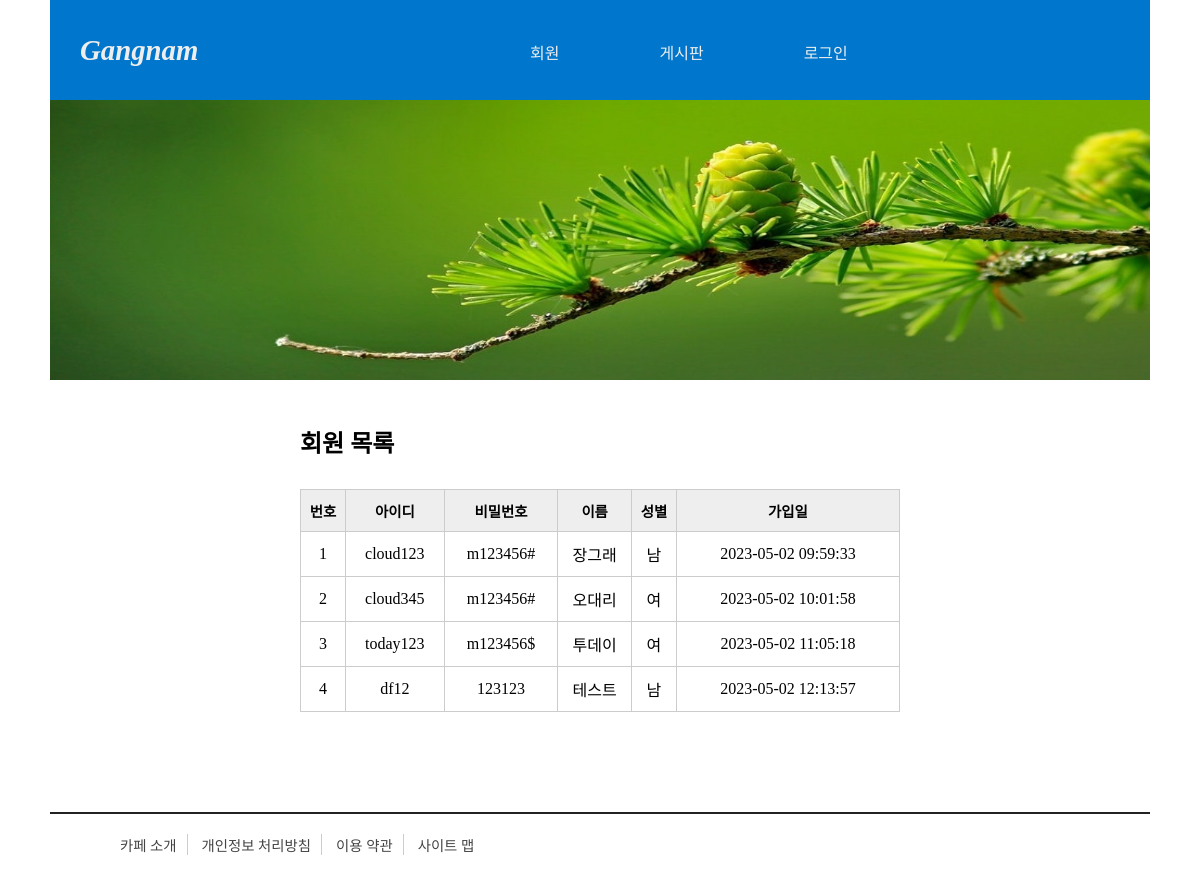
Before: /memberlist with the older database file.
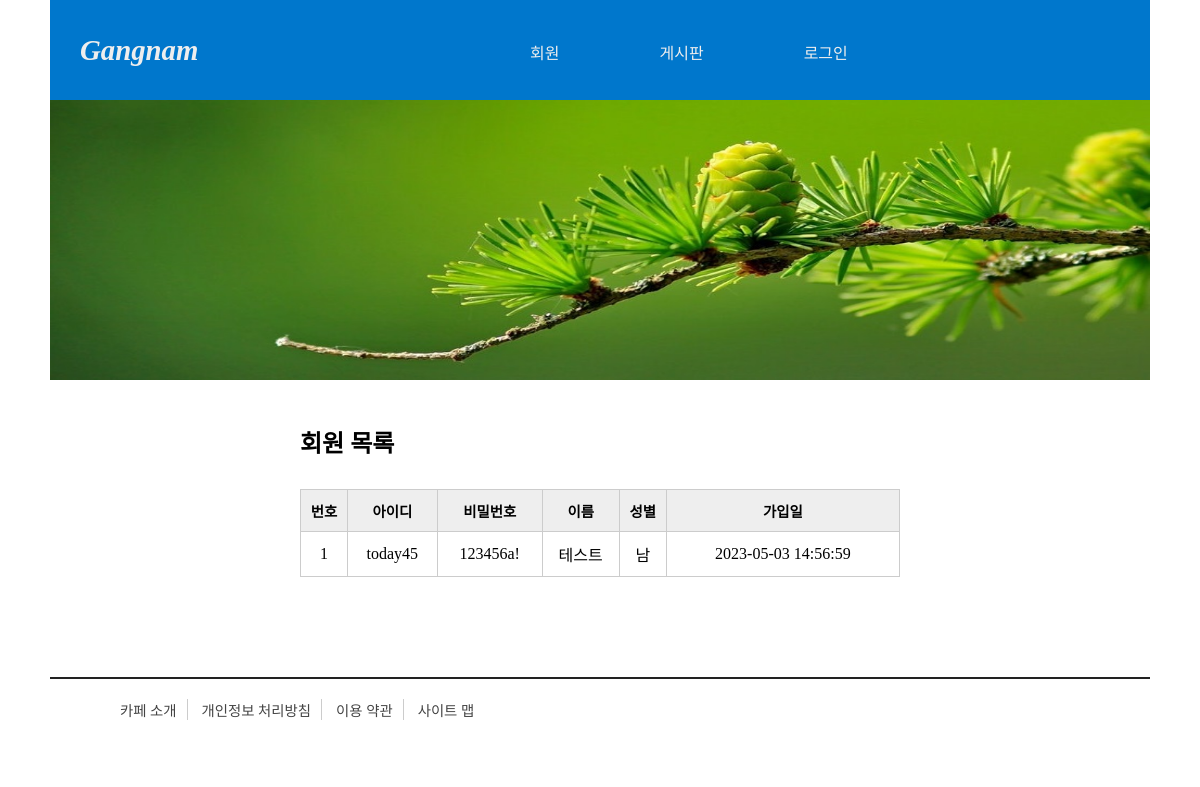
After: the same page with the newer database file.
### tables this page shows
CREATE TABLE member(
	memberid	TEXT PRIMARY KEY,
	passwd TEXT NOT NULL,
	name TEXT NOT NULL,
	gender TEXT,
	regdate DATETIME DEFAULT (datetime('now','localtime'))
);

### pyworks/member/start_app.py (the view)
@app.route('/memberlist', methods = ['GET'])
def memberlist():
    conn = getconn()
    cursor = conn.cursor()
    sql = "SELECT * FROM member"
    cursor.execute(sql)  # 검색 수행
    rs = cursor.fetchall()
    conn.close()
    return render_template('memberlist.html', rs=rs)

### pyworks/member/start_app.py (called while the page is built)
def getconn():
    conn = sqlite3.connect("c:/green_project/sqlworks/pydb/memberdb.db")
    return conn

### pyworks/member/templates/memberlist.html (shortened to what this page needs)
<!DOCTYPE html>
<html lang="ko">
<head>
    <link rel="stylesheet"
          href="{{ url_for('static', filename='css/style.css') }}">
</head>
<body>
    <div id="container">
        {% include 'header.html' %}
        <div id="main-pic">
            <img src="{{ url_for('static', filename='images/header1.jpg') }}">
        </div>
        <section id="memberlist">
            <h2>회원 목록</h2>
            <table>
                <thead>
                    <tr>
                        <th>번호</th>
                        <th>아이디</th>
                        <th>비밀번호</th>
                        <th>이름</th>
                        <th>성별</th>
                        <th>가입일</th>
                    </tr>
                </thead>
                <tbody>
                    {% for i in rs %}
                    <tr>
                        <td>{{ loop.index }}</td>
                        <td>{{ i[0] }}</td>
                        <td>{{ i[1] }}</td>
                        <td>{{ i[2] }}</td>
                        <td>{{ i[3] }}</td>
                        <td>{{ i[4] }}</td>
                    </tr>
                    {% endfor %}
                </tbody>
            </table>
        </section>
        {% include 'footer.html' %}
    </div>
</body>
</html>

### pyworks/member/templates/header.html (shortened to what this page needs)
<header>
    <div id="logo">
        <a href="{{ url_for('index') }}"><h1>Gangnam</h1></a>
    </div>
    <nav>
        <ul id="topMenu">
            {% if session['userid'] %}
            <li><a href="">회원</a>
                <ul>
                    <li><a href="{{ url_for('register') }}">회원 가입</a></li>
                    <li><a href="{{ url_for('memberlist') }}">회원 목록</a></li>
                </ul>
            </li>
            <li><a href="">게시판</a>
                <ul>
                    <li><a href="{{ url_for('boardlist') }}">글 목록</a></li>
                    <li><a href="{{ url_for('writing') }}">글 쓰기</a></li>
                </ul>
            </li>
            <li><a href="{{ url_for('logout') }}">
                <span class="session">({{ session['userid'] }}님)</span>로그아웃</a>
            </li>
            {% else %}
            <li><a href="">회원</a>
            </li>
            <li><a href="">게시판</a>
            </li>
            <li><a href="{{ url_for('login') }}">로그인</a></li>
            {% endif %}
        </ul>
    </nav>
</header>

### pyworks/member/templates/footer.html
<footer>
    <ul id="bottomMenu">
        <li><a href="">카페 소개</a></li>
        <li><a href="">개인정보 처리방침</a></li>
        <li><a href="">이용 약관</a></li>
        <li><a href="">사이트 맵</a></li>
    </ul>
</footer>

### pyworks/member/static/css/style.css (style rules this page uses)
* { margin: 0; padding: 0; }
#container { width: 100%; margin: 0 auto; }
a { text-decoration: none; }
ul li { list-style: none; }
header { width: 100%; height: 100px; background: #0077cc; }
#logo { float: left; width: 30%; height: 100px; line-height: 100px; text-align: left; }
#logo h1 { color: #eee; padding-left: 10px; font-size: 1.4em; font-style: italic; }
nav { float: right; width: 70%; height: 100px; }
#topMenu { height: 60px; padding-left: 20px; }
#topMenu > li { float: left; position: relative; }
#topMenu > li > a { display: block; padding: 40px 10px; color: #eee; font-size: 0.9em; }
#main-pic img { width: 100%; height: 240px; }
footer { height: 80px; border-top: 2px solid #222; }
#bottomMenu { margin: 10px 10px 10px 20px; }
#bottomMenu li { display: inline-block; margin: 10px 0; padding: 0 10px; border-right: 1px solid #ccc; }
#bottomMenu li a { color: #444; font-size: 0.9em; }
#bottomMenu li:last-child { border: none; }
#memberlist { width: 450px; margin: 40px auto 100px; }
#memberlist table { width: 450px; margin: 30px auto; }
#memberlist table, th, td { border: 1px solid #ccc; border-collapse: collapse; text-align: center; }
#memberlist table th, td { padding: 10px 0; font-size: 0.9em; }
#memberlist table thead { background: #eee; }
#boardlist table, th, td { border: 1px solid #ccc; border-collapse: collapse; }
#boardlist table th, td { padding: 10px 5px; font-size: 0.7em; }
#writing table, td { border: 1px solid #ccc; border-collapse: collapse; }
#detail table, td { border: 1px solid #ccc; border-collapse: collapse; }
#update table, td { border: 1px solid #ccc; border-collapse: collapse; }
@media screen and (min-width: 780px) { #logo h1 { color: #eee; padding-left: 20px; font-size: 1.6em; font-style: italic; } }
@media screen and (min-width: 780px) { #topMenu { height: 60px; padding-left: 60px; } }
@media screen and (min-width: 780px) { #topMenu > li > a { display: block; padding: 40px 30px; color: #eee; font-size: 1em; } }
@media screen and (min-width: 780px) { #main-pic img { width: 100%; height: 260px; } }
@media screen and (min-width: 780px) { #bottomMenu { margin: 10px 10px 10px 50px; } }
@media screen and (min-width: 780px) { #memberlist { width: 550px; margin: 40px auto 100px; } }
@media screen and (min-width: 780px) { #memberlist table { width: 550px; margin: 30px auto; } }
@media screen and (min-width: 780px) { #boardlist table th, td { padding: 10px 5px; font-size: 0.8em; } }
@media screen and (min-width: 1100px) { #container { width: 1100px; margin: 0 auto; } }
@media screen and (min-width: 1100px) { #logo h1 { color: #eee; padding-left: 30px; font-size: 1.8em; font-style: italic; } }
@media screen and (min-width: 1100px) { #topMenu { height: 60px; padding-left: 100px; } }
@media screen and (min-width: 1100px) { #topMenu > li > a { display: block; padding: 40px 50px; color: #eee; } }
@media screen and (min-width: 1100px) { #main-pic img { width: 100%; height: 280px; } }
@media screen and (min-width: 1100px) { #bottomMenu { margin: 10px 10px 10px 60px; } }
@media screen and (min-width: 1100px) { #memberlist { width: 600px; margin: 40px auto 100px; } }
@media screen and (min-width: 1100px) { #memberlist table { width: 600px; margin: 30px auto; } }
@media screen and (min-width: 1100px) { #boardlist table th, td { padding: 10px 0; font-size: 1em; } }

Changed rows visible on the page:
removed member: memberid "cloud123", passwd "m123456#", name "장그래", gender "남", regdate "2023-05-02 09:59:33"
removed member: memberid "cloud345", passwd "m123456#", name "오대리", gender "여", regdate "2023-05-02 10:01:58"
removed member: memberid "today123", passwd "m123456$", name "투데이", gender "여", regdate "2023-05-02 11:05:18"
removed member: memberid "df12", passwd "123123", name "테스트", gender "남", regdate "2023-05-02 12:13:57"
added member: memberid "today45", passwd "123456a!", name "테스트", gender "남", regdate "2023-05-03 14:56:59"
